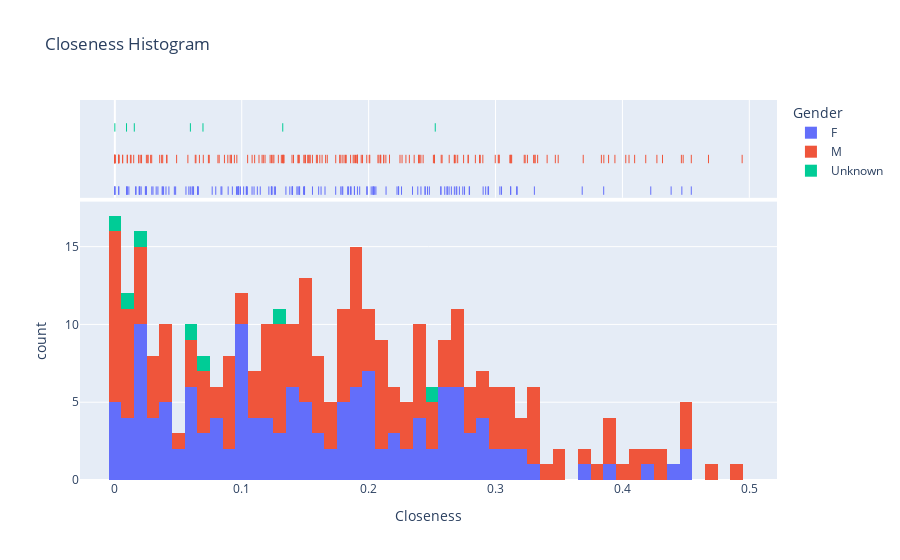

The code cell stored with this chart in its notebook:
### Markdown cell above
Interestingly the highest closeness centrality was for male students, meaning that they have a higher ability to move information from one side of the network to another.

### Code cell
fig = px.histogram(df, x="Closeness", color="Gender", marginal="rug",nbins=80, hover_data=df.columns,
                  title="Closeness Histogram")
fig.show()

### Figure 1 — Plotly figure (JSON) as saved in the notebook; plotly's stock layout.template omitted (floating-point values rounded to 4 significant figures; data arrays with more than 128 entries replaced by an {"elided": "..."} marker saying what was removed)
{"data": [{"alignmentgroup": "True", "bingroup": "x", "hovertemplate": "Gender=F<br>Closeness=%{x}<br>count=%{y}<extra></extra>", "legendgroup": "F", "marker": {"color": "#636efa", "pattern": {"shape": ""}}, "name": "F", "nbinsx": 80, "offsetgroup": "F", "orientation": "v", "showlegend": true, "type": "histogram", "x": {"elided": "146 float values"}, "xaxis": "x", "yaxis": "y"}, {"alignmentgroup": "True", "boxpoints": "all", "customdata": {"elided": "146x7 mixed values"}, "fillcolor": "rgba(255,255,255,0)", "hoveron": "points", "hovertemplate": "Gender=%{customdata[2]}<br>Closeness=%{x}<br>studentID=%{customdata[0]}<br>Class=%{customdata[1]}<br>Degree=%{customdata[3]}<br>Betweenness=%{customdata[4]}<br>Eigenvector=%{customdata[5]}<br>PageRank=%{customdata[6]}<extra></extra>", "jitter": 0, "legendgroup": "F", "line": {"color": "rgba(255,255,255,0)"}, "marker": {"color": "#636efa", "symbol": "line-ns-open"}, "name": "F", "offsetgroup": "F", "showlegend": false, "type": "box", "x": {"elided": "146 float values"}, "xaxis": "x2", "yaxis": "y2"}, {"alignmentgroup": "True", "bingroup": "x", "hovertemplate": "Gender=M<br>Closeness=%{x}<br>count=%{y}<extra></extra>", "legendgroup": "M", "marker": {"color": "#EF553B", "pattern": {"shape": ""}}, "name": "M", "nbinsx": 80, "offsetgroup": "M", "orientation": "v", "showlegend": true, "type": "histogram", "x": {"elided": "176 float values"}, "xaxis": "x", "yaxis": "y"}, {"alignmentgroup": "True", "boxpoints": "all", "customdata": {"elided": "176x7 mixed values"}, "fillcolor": "rgba(255,255,255,0)", "hoveron": "points", "hovertemplate": "Gender=%{customdata[2]}<br>Closeness=%{x}<br>studentID=%{customdata[0]}<br>Class=%{customdata[1]}<br>Degree=%{customdata[3]}<br>Betweenness=%{customdata[4]}<br>Eigenvector=%{customdata[5]}<br>PageRank=%{customdata[6]}<extra></extra>", "jitter": 0, "legendgroup": "M", "line": {"color": "rgba(255,255,255,0)"}, "marker": {"color": "#EF553B", "symbol": "line-ns-open"}, "name": "M", "offsetgroup": "M", "showlegend": false, "type": "box", "x": {"elided": "176 float values"}, "xaxis": "x2", "yaxis": "y2"}, {"alignmentgroup": "True", "bingroup": "x", "hovertemplate": "Gender=Unknown<br>Closeness=%{x}<br>count=%{y}<extra></extra>", "legendgroup": "Unknown", "marker": {"color": "#00cc96", "pattern": {"shape": ""}}, "name": "Unknown", "nbinsx": 80, "offsetgroup": "Unknown", "orientation": "v", "showlegend": true, "type": "histogram", "x": [0, 0.009202, 0.05954, 0.1323, 0.01534, 0.06945, 0.2525], "xaxis": "x", "yaxis": "y"}, {"alignmentgroup": "True", "boxpoints": "all", "customdata": [[34, "MP", "Unknown", 34, 0, 6.174e-103, 0.0008514], [41, "MP", "Unknown", 45, 0.0009144, 8.985e-98, 0.0008617], [243, "MP", "Unknown", 37, 0.000634, 5.047e-71, 0.0009857], [420, "MP", "Unknown", 35, 0.001998, 2.153e-49, 0.001078], [58, "PC*", "Unknown", 52, 0.002096, 9.051e-98, 0.0009657], [209, "PC*", "Unknown", 18, 0.0005264, 4.193e-68, 0.001078], [979, "2BIO2", "Unknown", 20, 0.0001521, 5.443e-27, 0.003233]], "fillcolor": "rgba(255,255,255,0)", "hoveron": "points", "hovertemplate": "Gender=%{customdata[2]}<br>Closeness=%{x}<br>studentID=%{customdata[0]}<br>Class=%{customdata[1]}<br>Degree=%{customdata[3]}<br>Betweenness=%{customdata[4]}<br>Eigenvector=%{customdata[5]}<br>PageRank=%{customdata[6]}<extra></extra>", "jitter": 0, "legendgroup": "Unknown", "line": {"color": "rgba(255,255,255,0)"}, "marker": {"color": "#00cc96", "symbol": "line-ns-open"}, "name": "Unknown", "offsetgroup": "Unknown", "showlegend": false, "type": "box", "x": [0, 0.009202, 0.05954, 0.1323, 0.01534, 0.06945, 0.2525], "xaxis": "x2", "yaxis": "y2"}], "layout": {"autosize": true, "barmode": "relative", "legend": {"title": {"text": "Gender"}, "tracegroupgap": 0}, "title": {"text": "Closeness Histogram"}, "xaxis": {"anchor": "y", "autorange": true, "domain": [0, 1], "range": [-0.02746, 0.5218], "title": {"text": "Closeness"}, "type": "linear"}, "xaxis2": {"anchor": "y2", "autorange": true, "domain": [0, 1], "matches": "x", "range": [-0.02746, 0.5218], "showgrid": true, "showticklabels": false, "type": "linear"}, "yaxis": {"anchor": "x", "autorange": true, "domain": [0, 0.7326], "range": [0, 17.89], "title": {"text": "count"}}, "yaxis2": {"anchor": "x2", "autorange": true, "domain": [0.7426, 1], "matches": "y2", "range": [-0.7077, 2.5], "showgrid": false, "showline": false, "showticklabels": false, "ticks": "", "type": "category"}}}
